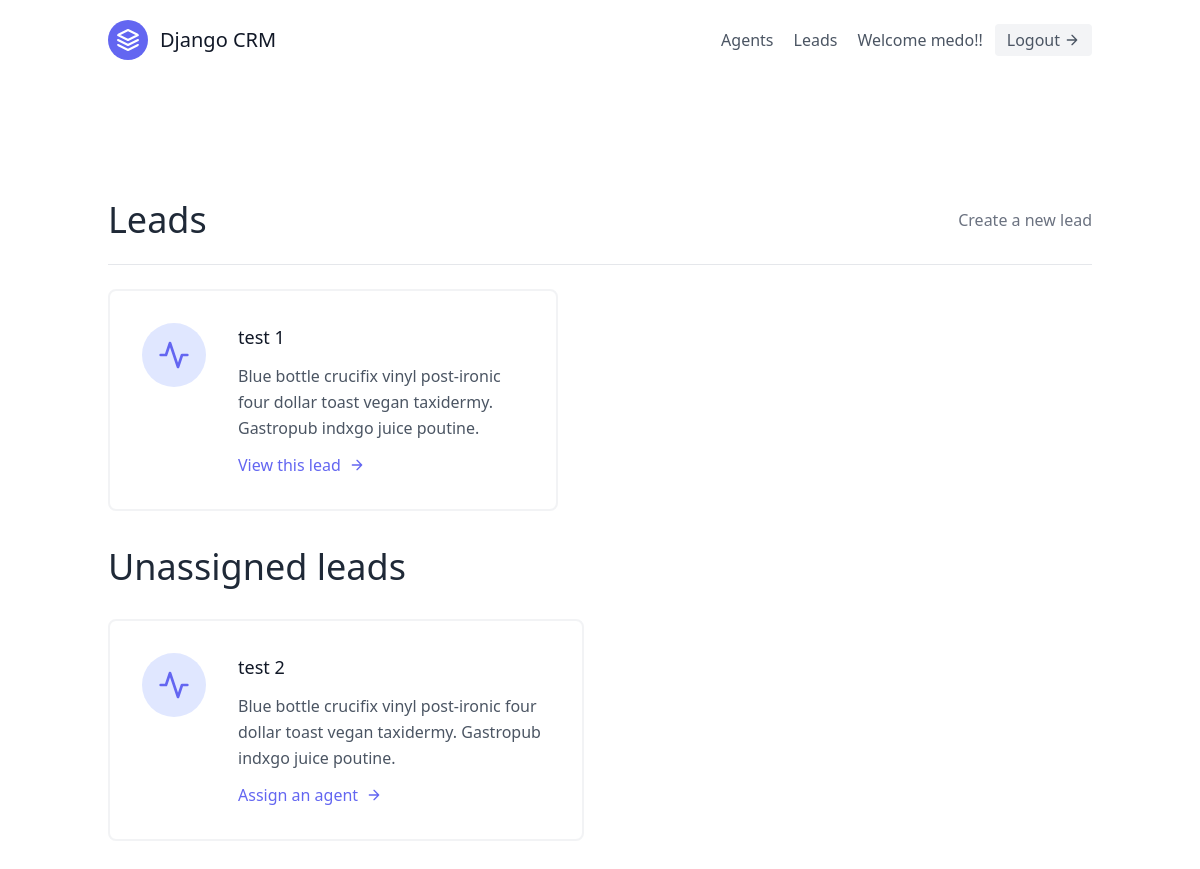
/base/ (signed in), run on an earlier commit of the app's database.
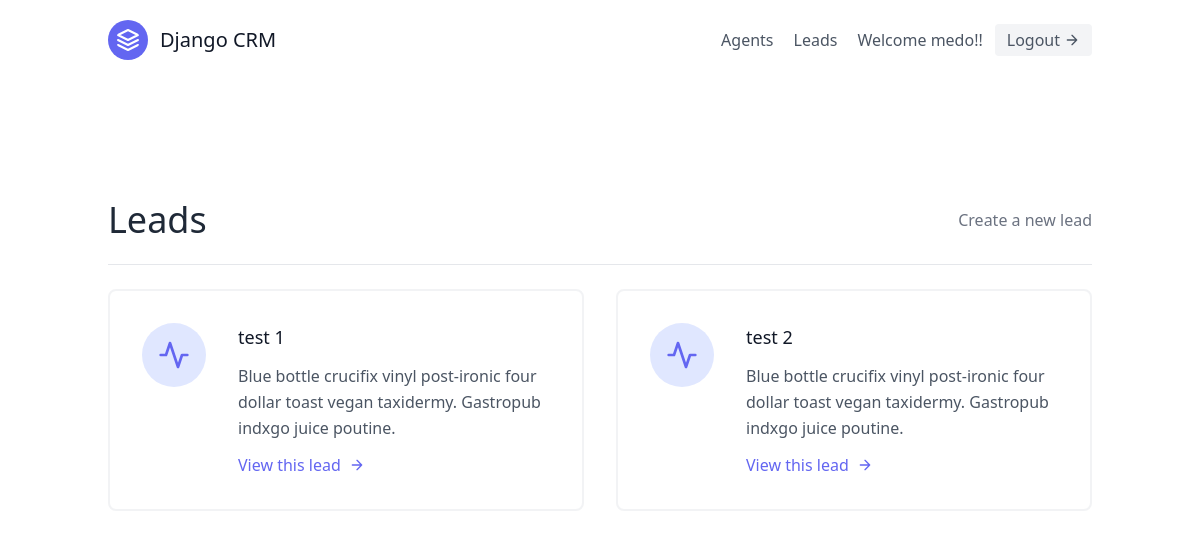
And on a later commit of the database.
### base/models.py (models this page shows, shortened)
class Lead(models.Model):
    first_name = models.CharField(max_length= 30)
    last_name = models.CharField(max_length= 30)
    age = models.IntegerField(default=0)
    organisation = models.ForeignKey(UserProfile, on_delete=models.CASCADE)
    agent = models.ForeignKey("Agent", null= True, blank= True, on_delete= models.SET_NULL)
    category = models.ForeignKey('Category', null= True, blank= True, on_delete=models.SET_NULL)

### base/views.py (the view)
# urls.py: path('', LeadListView.as_view(), name='lead-list'),
class LeadListView(LoginRequiredMixin, ListView):
    template_name = 'base/lead_list.html'
    context_object_name = 'leads'
    def get_queryset(self):
        user = self.request.user
        if user.is_organisor:
            queryset = Lead.objects.filter(organisation = user.userprofile, agent__isnull= False)
        else:
            queryset = Lead.objects.filter(organisation = user.agent.organisation, agent__isnull= False)
            queryset = queryset.filter(agent__user = user)
        return queryset
    def get_context_data(self, **kwargs):
        user = self.request.user
        context = super(LeadListView, self).get_context_data(**kwargs)
        if user.is_organisor:
            queryset = Lead.objects.filter(organisation = user.userprofile, agent__isnull = True)
            context.update({
                'unassigned_leads': queryset
            })
        return context

### base/templates/base/lead_list.html
{% extends 'base.html' %}
{% block content %}
  <section class="text-gray-600 body-font">
    <div class="container px-5 py-24 mx-auto flex flex-wrap">
        <div class="mb-6 py-6 w-full flex items-center justify-between border-b border-gray-200">
        <div>
            <h1 class="text-4xl text-gray-800">Leads</h1>
        </div>
        {% if request.user.is_organisor %}
        <div>
            <a class="text-gray-500 hover:text-blue-500" href="{% url 'base:lead-create' %}">
              Create a new lead
            </a>
        </div>
        {% endif %}
        </div>
      <div class="flex flex-wrap -m-4">
        {% for lead in leads %}
        <div class="p-4 lg:w-1/2 md:w-full">
          <div class="flex border-2 rounded-lg border-gray-200 border-opacity-50 p-8 sm:flex-row flex-col">
            <div class="w-16 h-16 sm:mr-8 sm:mb-0 mb-4 inline-flex items-center justify-center rounded-full bg-indigo-100 text-indigo-500 flex-shrink-0">
              <svg fill="none" stroke="currentColor" stroke-linecap="round" stroke-linejoin="round" stroke-width="2" class="w-8 h-8" viewBox="0 0 24 24">
                <path d="M22 12h-4l-3 9L9 3l-3 9H2"></path>
              </svg>
            </div>
            <div class="flex-grow">
              <h2 class="text-gray-900 text-lg title-font font-medium mb-3">
                {{ lead.first_name }} {{ lead.last_name }}
            </h2>
              <p class="leading-relaxed text-base">Blue bottle crucifix vinyl post-ironic four dollar toast vegan taxidermy. Gastropub indxgo juice poutine.</p>
              <a href="{% url 'base:lead-detail' lead.pk %}" class="mt-3 text-indigo-500 inline-flex items-center">
                View this lead
                <svg fill="none" stroke="currentColor" stroke-linecap="round" stroke-linejoin="round" stroke-width="2" class="w-4 h-4 ml-2" viewBox="0 0 24 24">
                  <path d="M5 12h14M12 5l7 7-7 7"></path>
                </svg>
              </a>
            </div>
          </div>
        </div>
        {% endfor %}
      </div>
      {% if unassigned_leads.exists %}
      <div class="mt-5 flex flex-wrap -m-4">
          <div class="w-full p-4">
            <h1 class="text-4xl text-gray-800">Unassigned leads</h1>
          </div>
          {% for lead in unassigned_leads %}
          <div class="p-4 lg:w-1/2 md:w-full">
            <div class="flex border-2 rounded-lg border-gray-200 border-opacity-50 p-8 sm:flex-row flex-col">
              <div class="w-16 h-16 sm:mr-8 sm:mb-0 mb-4 inline-flex items-center justify-center rounded-full bg-indigo-100 text-indigo-500 flex-shrink-0">
                <svg fill="none" stroke="currentColor" stroke-linecap="round" stroke-linejoin="round" stroke-width="2" class="w-8 h-8" viewBox="0 0 24 24">
                  <path d="M22 12h-4l-3 9L9 3l-3 9H2"></path>
                </svg>
              </div>
              <div class="flex-grow">
                <h2 class="text-gray-900 text-lg title-font font-medium mb-3">
                  {{ lead.first_name }} {{ lead.last_name }}
              </h2>
                <p class="leading-relaxed text-base">Blue bottle crucifix vinyl post-ironic four dollar toast vegan taxidermy. Gastropub indxgo juice poutine.</p>
                <a href="{% url 'base:assign-agent' lead.pk %}" class="mt-3 text-indigo-500 inline-flex items-center">
                  Assign an agent
                  <svg fill="none" stroke="currentColor" stroke-linecap="round" stroke-linejoin="round" stroke-width="2" class="w-4 h-4 ml-2" viewBox="0 0 24 24">
                    <path d="M5 12h14M12 5l7 7-7 7"></path>
                  </svg>
                </a>
              </div>
            </div>
          </div>
          {% endfor %}
        </div>
      {% endif %}
    </div>
  </section>
{% endblock %}

What changed in the data, as far as the page shows it:
changed Lead (number 2 of 2 on the later page): moves from the list under "Unassigned leads" to the list under "Leads"
Also different on the page:
text no longer shown: "Unassigned leads"
